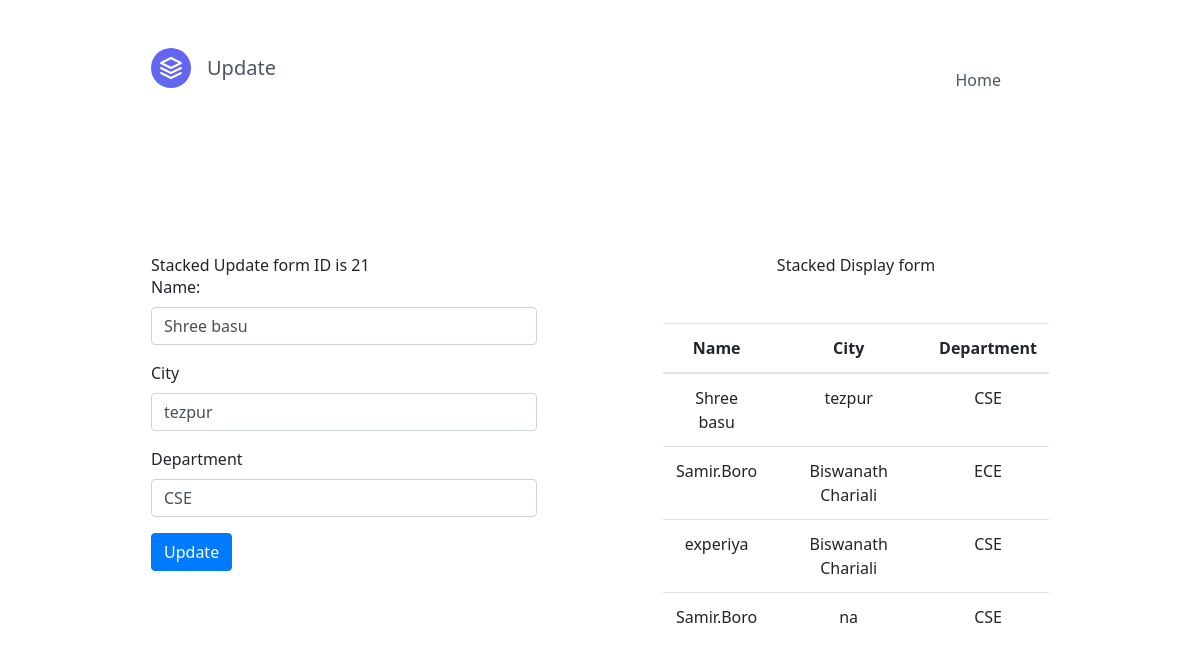
Page /update/21 on the committed database.
### curd/models.py (models this page shows, shortened)
class details(models.Model):
    sno=models.AutoField(primary_key=True)
    name=models.CharField(max_length=25)
    city=models.CharField(max_length=30)
    dept=models.CharField(max_length=25)

### curd/views.py (the view)
# urls.py: path('update/<int:edit_id>', views.update,name='update'),
def update(request,edit_id):
    edit_id = int(edit_id)
    data= details.objects.all()
    data2=details.objects.filter(sno=edit_id).first
    params = {'data':data,"edit_id":edit_id,'data2':data2}
    if request.method=="POST":
        change = details.objects.get(sno=edit_id)
        change.name = request.POST['name']
        change.city = request.POST['city']
        change.dept = request.POST['dept']
        change.save()
        return render(request,'app/update.html',params)
    else:
        return render(request,'app/update.html',params)

### templates/app/update.html (shortened to what this page needs)
{% extends 'base.html' %}
{%block dash%}Update{%endblock dash%}
{%block body%}
<section class=" container my-5">
    <div class="row">
      <div class=" col p-5">
          <div class="container">
              <h2>Stacked Update form ID is {{edit_id}}</h2>
              <form action="/update/{{edit_id}}" method="POST">  {% csrf_token %}
                <div class="form-group">
                  <label for="name">Name:</label>
                  <input type="text" class="form-control" id="name" name="name" placeholder="" value="{{data2.name}}">
                </div>
                <div class="form-group">
                  <label for="City">City</label>
                  <input type="text" class="form-control" id="city" placeholder="" value="{{data2.city}}" name="city">
                </div>
                <div class="form-group">
                  <label for="Dept">Department</label>
                  <input type="text" class="form-control" name="dept" placeholder="" value="{{data2.dept}}">
                </div>
                <button type="submit" class="btn btn-primary">Update</button>
              </form>
            </div>
      </div>
      <div class="col p-5">
          <div class="container text-center" >
              <h2 class="mb-5">Stacked Display form</h2>
              <table class="table table-hover">
                  <thead>
                    <tr>
                      <th>Name</th>
                      <th>City</th>
                      <th>Department</th>
                    </tr>
                  </thead>
                  <tbody>
                  {% for i in data%}
                    <tr>
                      <td>{{i.name}}</td>
                      <td>{{i.city}}</td>
                      <td>{{i.dept}}</td>
                    </tr>
                  {% endfor%}
                  </tbody>
                </table>
          </div>
      </div>
    </div>
</section>
{%endblock%}

### rows in the picture
details: name "Shree basu", city "tezpur", dept "CSE"
details: name "Samir.Boro", city "Biswanath Chariali", dept "ECE"
details: name "experiya", city "Biswanath Chariali", dept "CSE"
details: name "Samir.Boro", city "na", dept "CSE"

### other values in the picture
{{ edit_id }} "21"
